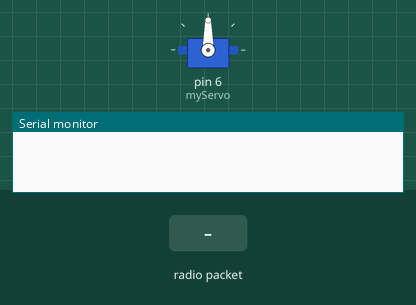
Recording of a sketch running on a simulated Arduino Uno, built with avr-gcc and run on an emulated ATmega328P. Parts: servo, the last lines printed to the serial monitor. The test bench sets the inputs (shaded band). No radio packets arrive unless stated.

Above: at 1.2 s.
1.3 s: radio packet "5" arrives
At 2.5 s:
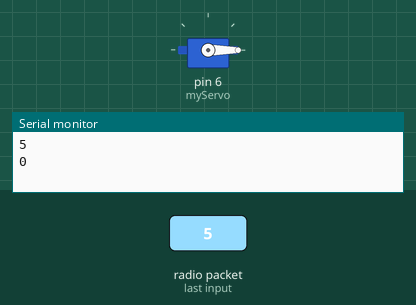
2.8 s: radio packet "90" arrives
4.3 s: radio packet "200" arrives
Timing chart, 0 to 7.3 s (numbered marks = the images above; inputs shaded):
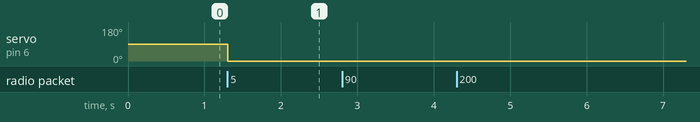

The sketch:

Atuador.ino
```cpp
/*
* Arduino Wireless Communication Tutorial
*     Example 2 - Receiver Code
*
* by Dejan Nedelkovski, www.HowToMechatronics.com
*
* Library: TMRh20/RF24, https://github.com/tmrh20/RF24/
*/
#include <SPI.h>
#include <string.h>
//#include <nRF24L01.h>
#include <RF24.h>
#include <Servo.h>

RF24 radio(7, 8); // CE, CSN
Servo myServo;

void setup() {
  while(!Serial);
  Serial.begin(9600);

  myServo.attach(6);

  radio.begin();
  radio.setPALevel(RF24_PA_HIGH);
  radio.setChannel(0x76);
  radio.openWritingPipe(0x0000000001LL);
  const uint64_t pipe = (0x0000000000LL);
  radio.openReadingPipe(1, pipe);

  radio.enableDynamicPayloads();
  radio.powerUp();
}

void loop() {
  // Entrando no modo escuta: Esperando mensagem.
  radio.startListening();
  delay(100);
  char message[32] = {0};
  int angle = 0;
  // Caso chegue mensagem
  if(radio.available())
  {
    radio.read(message, sizeof(message));
    Serial.println(message); // Debug
    // Verificando protocolo: Código do sensor '1'.
    // Mensagem esperada '1AAA', sendo AAA o ângulo desejado para o servo;
    if (message[0] = '1')
    {
      // Convertendo para int, modificando valor do ângulo do atuador.
      angle = int(100*(message[1]-'0') + 10*(message[2]-'0') + message[3] -'0');
      myServo.write(angle);

      // Enviando devolutiva. Mensagem esperada: 'Valor do angulo no servo: AAA'
      radio.stopListening();
      char valor = char(angle);

      Serial.println(valor); // Debug
      radio.write(valor, sizeof(valor));
    }
  }
}
```

Measured:
- after the input at 1.3 s, servo on pin 6 (myServo): 90° → 0° at once
